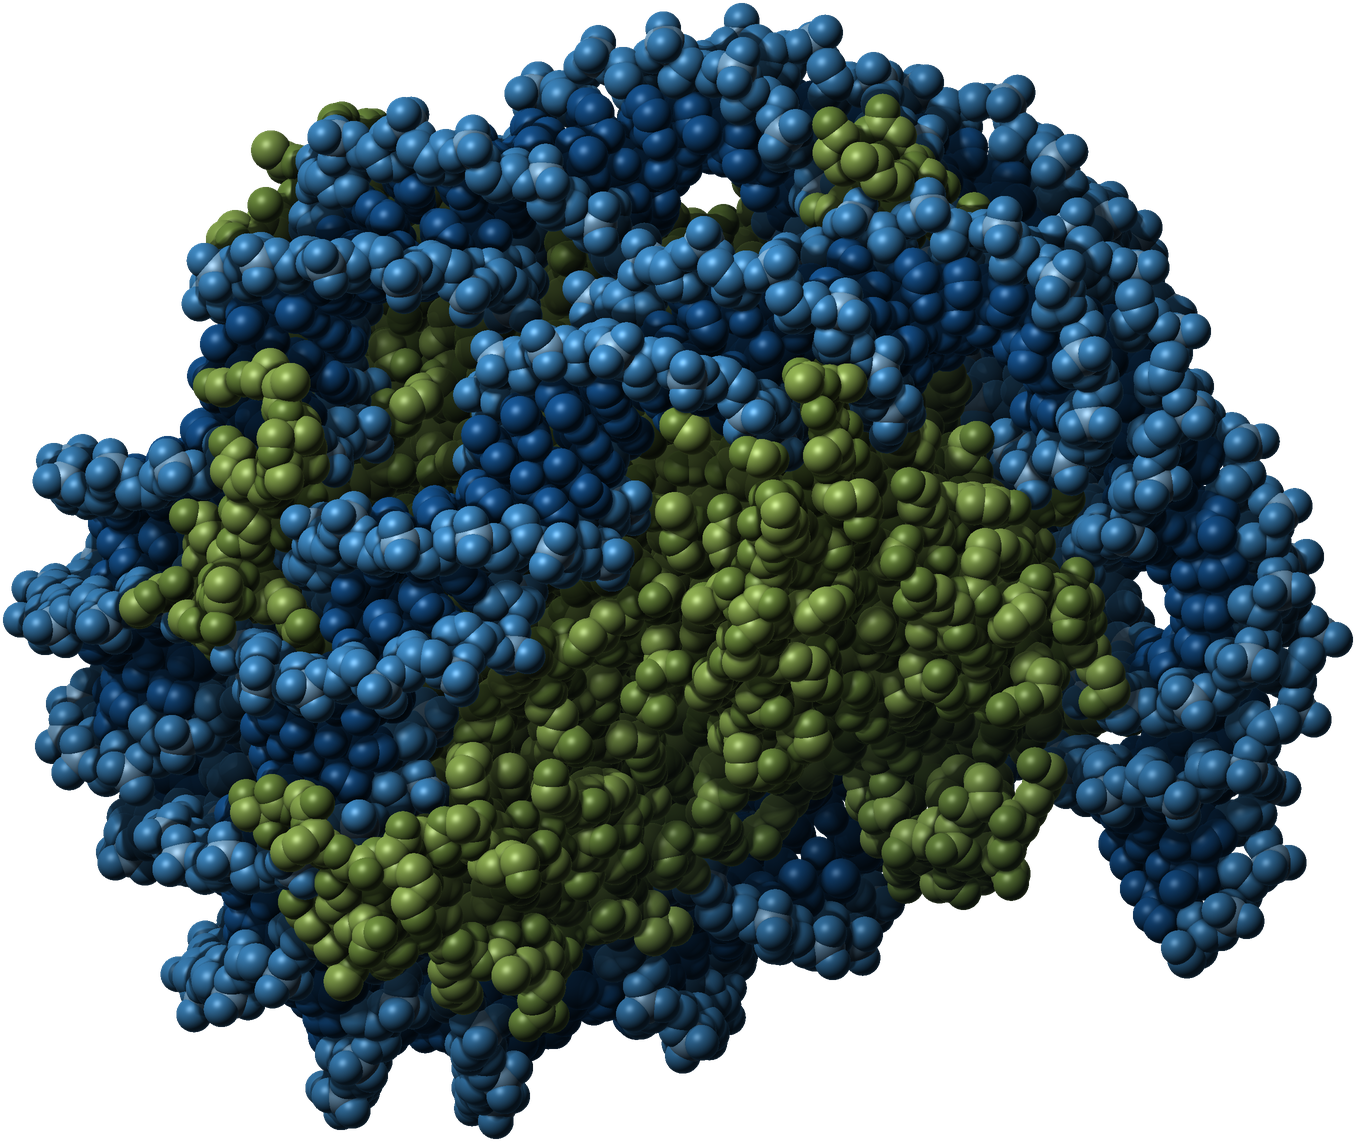

Recreate this plot in Python.
#!/usr/bin/env python3
"""Render the Cantata Bio hero: a space-filling model of a real nucleosome core particle (147 bp of DNA wrapped around
the histone octamer; PDB 1KX5, 1.9 A crystal structure, Davey et al. 2002), the basic unit of chromatin that Dovetail's
proximity-ligation chemistry reads. Shaded like a material model (Lambert + rim + specular + depth-based ambient occlusion),
DNA in the logo's blue, histones in a muted take on its green, on a transparent ground. Output: nuc.png (RGBA)."""
import numpy as np, pathlib, sys
from PIL import Image, ImageFilter
def _box(a,r,ax):
    a=np.moveaxis(a,ax,0);p=np.concatenate([np.repeat(a[:1],r+1,0),a,np.repeat(a[-1:],r,0)]);c=np.cumsum(p,0)
    return np.moveaxis((c[2*r+1:]-c[:-2*r-1])/(2*r+1),0,ax)
def gaussian_filter(a,s):
    r=max(1,int(s*0.9))
    for _ in range(3): a=_box(_box(a,r,0),r,1)
    return a
H = pathlib.Path(__file__).resolve().parent
R = {'C':1.70,'N':1.55,'O':1.52,'P':1.80}
xyz=[];el=[];bb=[];res=[]
for l in open(H/'1kx5.pdb'):
    if l.startswith('ATOM'):
        e=l[76:78].strip() or l[12:14].strip()[0]
        if e not in R: continue
        n=l[12:16].strip()
        xyz.append([float(l[30:38]),float(l[38:46]),float(l[46:54])]);el.append(e)
        bb.append(n in ('P','OP1','OP2','O5\'','C5\'','C4\'','O4\'','C3\'','O3\'','C2\'','C1\'') )
        res.append(l[21] in 'IJ')
X=np.array(xyz);DN=np.array(res);X-=X[DN].mean(0)
# trim the flexible histone tails that leave the particle (keep the folded core and all 147 bp of DNA)
keep=DN|(np.linalg.norm(X,axis=1)<50)
X=X[keep];el=[e for e,k in zip(el,keep) if k];bb=[b for b,k in zip(bb,keep) if k];res=[r for r,k in zip(res,keep) if k]
# principal axes: view along the least-variance axis so the L lies flat to the camera
w,v=np.linalg.eigh(np.cov(X[np.array(res)].T));V=v[:,::-1];P=X@V
def rot(a,ax):
    c,s=np.cos(a),np.sin(a)
    return {'x':np.array([[1,0,0],[0,c,-s],[0,s,c]]),'y':np.array([[c,0,s],[0,1,0],[-s,0,c]]),'z':np.array([[c,-s,0],[s,c,0],[0,0,1]])}[ax]
ang=[float(a) for a in (sys.argv[1:4] if len(sys.argv)>3 else (0.9,0.0,0.4))]
P=P@rot(ang[0],'x').T@rot(ang[1],'y').T@rot(ang[2],'z').T
S=int(sys.argv[4]) if len(sys.argv)>4 else 1800
rad=np.array([R[e] for e in el])
lo=(P[:,:2]-rad[:,None]).min(0);hi=(P[:,:2]+rad[:,None]).max(0)
sc=S*0.9/(hi-lo).max();off=np.array([S,S])/2-(lo+hi)/2*sc
Z=np.full((S,S),-1e9);N=np.zeros((S,S,3));ID=np.full((S,S),-1)
for i in np.argsort(P[:,2]):
    cx,cy=P[i,:2]*sc+off;cy=S-cy;r=rad[i]*sc
    x0,x1=int(max(cx-r,0)),int(min(cx+r+1,S));y0,y1=int(max(cy-r,0)),int(min(cy+r+1,S))
    yy,xx=np.mgrid[y0:y1,x0:x1];dx=(xx+.5-cx)/r;dy=(yy+.5-cy)/r;d2=dx*dx+dy*dy;m=d2<1
    dz=np.sqrt(np.clip(1-d2,0,1));z=P[i,2]*sc+dz*r
    sub=Z[y0:y1,x0:x1];upd=m&(z>sub)
    sub[upd]=z[upd];N[y0:y1,x0:x1][upd]=np.stack([dx,-dy,dz],-1)[upd];ID[y0:y1,x0:x1][upd]=i
mask=ID>=0
# ambient occlusion from the depth buffer: compare to blurred depth at several radii
Zf=np.where(mask,Z,Z[mask].min()-40*sc/10)
ao=np.zeros_like(Z)
for rr in (6,14,30,60):
    b=gaussian_filter(Zf,rr)
    ao+=np.clip((b-Zf)/(rr*1.6),0,1)
ao=np.clip(1-ao/2.2,0,1)
L=np.array([-.45,.55,.7]);L/=np.linalg.norm(L)
lam=np.clip((N*L).sum(-1),0,1)
Hh=L+np.array([0,0,1]);Hh/=np.linalg.norm(Hh);spec=np.clip((N*Hh).sum(-1),0,1)**38
rim=(1-np.clip(N[...,2],0,1))**3
BB=np.array(bb);E=np.array(el);DNA=np.array(res)
blue=np.array([74,162,230])/255;blueD=np.array([26,98,170])/255;sage=np.array([164,200,92])/255;sageD=np.array([112,150,58])/255
base_col=np.where((DNA&BB)[:,None],blue,np.where(DNA[:,None],blueD,np.where(((E=='C'))[:,None],sage,sageD*0.6+sage*0.4)))
base_col=np.where((E=='P')[:,None],np.array([150,206,248])/255,base_col)
col=base_col[np.clip(ID,0,None)]
# depth fog: far parts sink toward the ink
zn=(Z-Z[mask].min())/(Z[mask].max()-Z[mask].min()+1e-6);zn=np.where(mask,zn,0)
ink=np.array([7,22,38])/255
shade=(0.10+0.80*lam*(0.55+0.45*ao))[...,None]*col*(0.55+0.45*ao[...,None])
shade+=spec[...,None]*0.30*ao[...,None]+rim[...,None]*col*0.22
shade=shade*(0.62+0.38*zn[...,None])+ink*(1-(0.62+0.38*zn[...,None]))*0.6
img=np.clip(shade,0,1)
A=mask.astype(np.float32)
rgba=np.dstack([img*255,A*255]).astype(np.uint8)
im=Image.fromarray(rgba,'RGBA')
# supersampled: downsample for anti-aliasing
im=im.resize((S//2,S//2),Image.LANCZOS)
bbx=im.getbbox();im=im.crop(bbx)
im.save(H/'nuc.png');print(im.size,X.shape)
